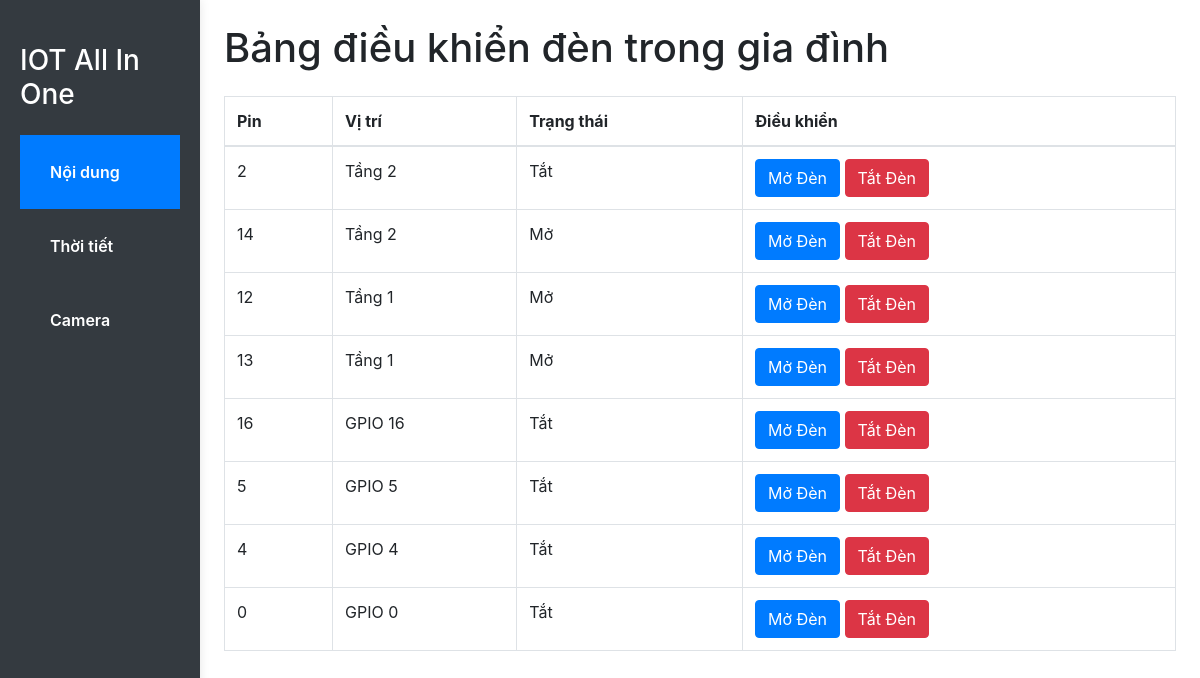
The page / on the database its author committed.
### tables this page shows
CREATE TABLE LightControl (
    light_id INTEGER PRIMARY KEY AUTOINCREMENT,
    pin_number INTEGER,
    room_name TEXT,
    status BOOLEAN
);

### web-server/app.py (the view)
@app.route("/")
def main():
    conn = sqlite3.connect('/home/pi/picovoice/database/ConnectLukatoWeb.db')
    cursor = conn.cursor()
    cursor.execute("SELECT pin_number, status FROM LightControl")
    db_data = cursor.fetchall()
    conn.close()
    for row in db_data:
        pin_number, status = row
        pins[pin_number]['state'] = 'Mở' if status == 1 else 'Tắt'
    return render_template('index.html', **templateData)

### web-server/templates/index.html (shortened to what this page needs)
<!DOCTYPE html>
<html>
<head>
    <link rel="stylesheet" href="https://maxcdn.bootstrapcdn.com/bootstrap/4.0.0/css/bootstrap.min.css">
    <link rel="stylesheet" href="style.css">
</head>
<body>
    <div class="container-fluid">
        <div class="row">
            <nav class="col-md-2 d-none d-md-block bg-dark sidebar">
                <div class="sidebar-sticky">
                    <h3 class="text-white mt-4 mb-4">IOT All In One</h3>
                    <ul class="nav flex-column">
                        <li class="nav-item">
                            <a class="nav-link active text-white" href="#">
                                 Nội dung
                            </a>
                        </li>
                        <li class="nav-item">
                            <a class="nav-link text-white" href="#">
                                 Thời tiết
                            </a>
                        </li>
                        <li class="nav-item">
                            <a class="nav-link text-white" href="#">
                                 Camera
                            </a>
                        </li>
                    </ul>
                </div>
            </nav>
            <main role="main" class="col-md-9 ml-sm-auto col-lg-10 px-4">
                <h1 class="my-4">Bảng điều khiển đèn trong gia đình</h1>
                <div class="table-responsive">
                    <table class="table table-bordered" id="pinTable">
                        <thead>
                            <tr>
                                <th>Pin</th>
                                <th>Vị trí</th>
                                <th>Trạng thái</th>
                                <th>Điều khiển</th>
                            </tr>
                        </thead>
                        <tbody>
                            {% for pin in pins %}
                            <tr>
                                <td>{{ pin }}</td>
                                <td>{{ pins[pin]['name'] }}</td>
                                <td>{{ pins[pin]['state'] }}</td>
                                <td>
                                    <a class="btn btn-primary" href="{{ url_for('action', board='esp8266', changePin=pin, action='0') }}">Mở
                                        Đèn</a>
                                    <a class="btn btn-danger" href="{{ url_for('action', board='esp8266', changePin=pin, action='1') }}">Tắt
                                        Đèn</a>
                                </td>
                            </tr>
                            {% endfor %}
                        </tbody>
                    </table>
                </div>
            </main>
        </div>
    </div>
</body>
</html>

### web-server/templates/style.css (style rules this page uses)
.sidebar { position: fixed; top: 0; left: 0; padding: 20px; background-color: #292b2c; color: #ffffff; box-shadow: 0 0 10px rgba(0, 0, 0, 0.1); height: 150%; }
.sidebar h3 { color: #000000; }
.sidebar .nav-link { padding: 25px 30px; font-weight: 600; color: #ffffff; }
.sidebar .nav-link.active { background-color: #007BFF; color: #ffffff; }

### rows shown on the page
LightControl: pin_number "16", room_name "GPIO 16", pins "Tắt"
LightControl: pin_number "5", room_name "GPIO 5", pins "Tắt"
LightControl: pin_number "4", room_name "GPIO 4", pins "Tắt"
LightControl: pin "0", room_name "GPIO 0", pins "Tắt"

### other values the page prints
{{ pin }} "2" "14" "12" "13"
{{ pins[pin]['name'] }} "Tầng 2" "Tầng 2" "Tầng 1" "Tầng 1"
{{ pins[pin]['state'] }} "Tắt" "Mở" "Mở" "Mở"
